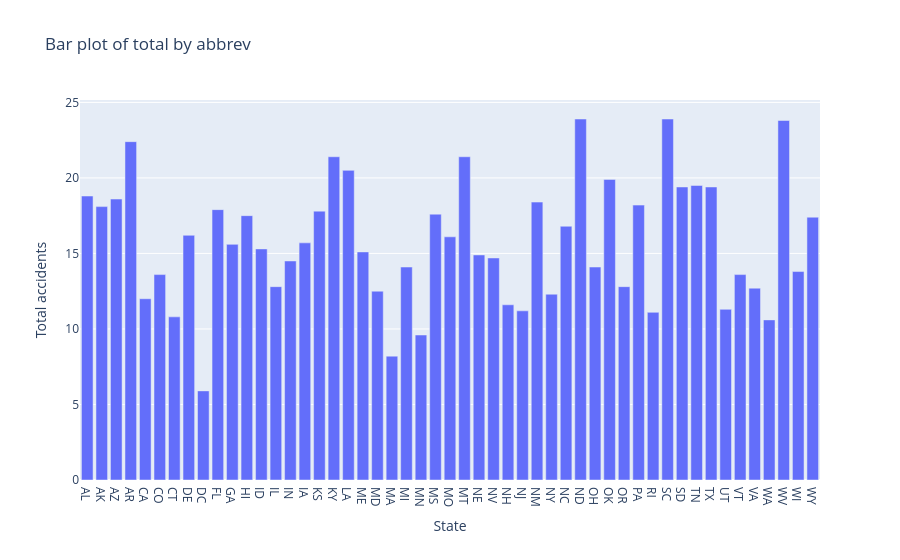

The code cell stored with this chart in its notebook:
### Code cell
import plotly.express as px

fig = px.bar(df, x='abbrev', y='total',
             title='Bar plot of total by abbrev',
             labels={'abbrev': 'State', 'total': 'Total accidents'})
fig.show()

### Figure 1 — Plotly figure (JSON) as saved in the notebook; plotly's stock layout.template omitted (floating-point values rounded to 4 significant figures)
{"data": [{"hovertemplate": "State=%{x}<br>Total accidents=%{y}<extra></extra>", "legendgroup": "", "marker": {"color": "#636efa", "pattern": {"shape": ""}}, "name": "", "orientation": "v", "showlegend": false, "textposition": "auto", "type": "bar", "x": ["AL", "AK", "AZ", "AR", "CA", "CO", "CT", "DE", "DC", "FL", "GA", "HI", "ID", "IL", "IN", "IA", "KS", "KY", "LA", "ME", "MD", "MA", "MI", "MN", "MS", "MO", "MT", "NE", "NV", "NH", "NJ", "NM", "NY", "NC", "ND", "OH", "OK", "OR", "PA", "RI", "SC", "SD", "TN", "TX", "UT", "VT", "VA", "WA", "WV", "WI", "WY"], "xaxis": "x", "y": [18.8, 18.1, 18.6, 22.4, 12.0, 13.6, 10.8, 16.2, 5.9, 17.9, 15.6, 17.5, 15.3, 12.8, 14.5, 15.7, 17.8, 21.4, 20.5, 15.1, 12.5, 8.2, 14.1, 9.6, 17.6, 16.1, 21.4, 14.9, 14.7, 11.6, 11.2, 18.4, 12.3, 16.8, 23.9, 14.1, 19.9, 12.8, 18.2, 11.1, 23.9, 19.4, 19.5, 19.4, 11.3, 13.6, 12.7, 10.6, 23.8, 13.8, 17.4], "yaxis": "y"}], "layout": {"barmode": "relative", "legend": {"tracegroupgap": 0}, "title": {"text": "Bar plot of total by abbrev"}, "xaxis": {"anchor": "y", "domain": [0, 1], "title": {"text": "State"}}, "yaxis": {"anchor": "x", "domain": [0, 1], "title": {"text": "Total accidents"}}}}
